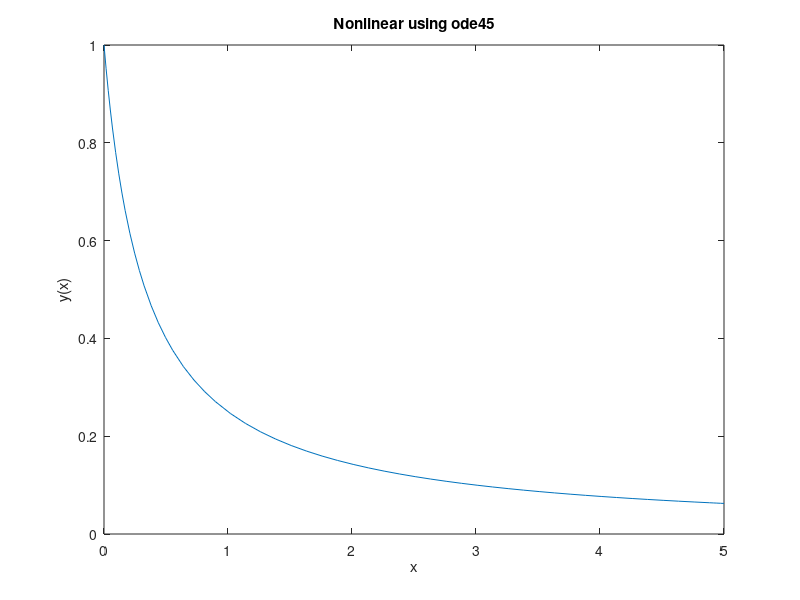

Reproduce this figure in MATLAB.
%% Shahzaib Asif
% Reg. 281799
% sasif.mscse19s@rcms.nust.edu.pk
clc
clear
close all

%% Declaring Functions
fun=@(t,y)[-3*y(1)*y(1)];
y0=1;
Y0=[y0];
tspan=[0 5];
[T,Y]=ode45(fun,tspan,Y0);

%% Display of Data
plot(T,Y)  
title('Nonlinear using ode45')
xlabel('x')
ylabel('y(x)')
